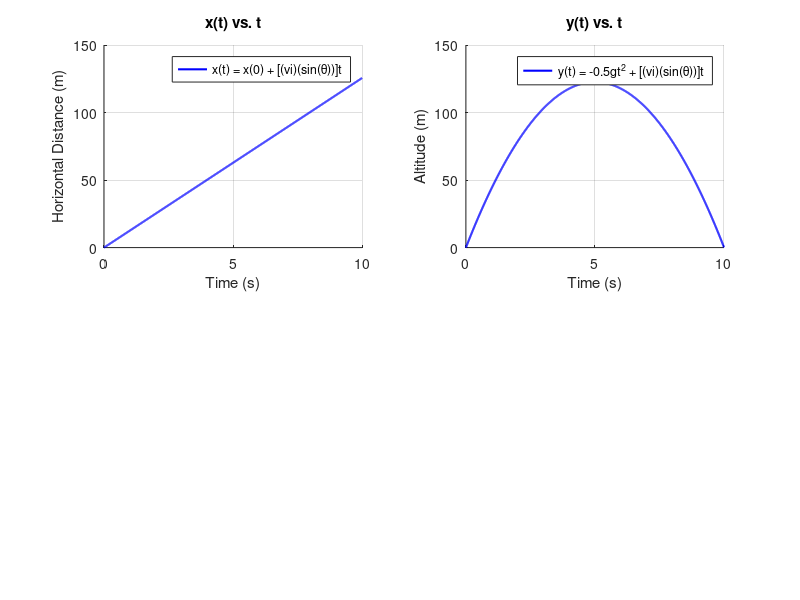

MATLAB code for this plot:
clear;
clc;

FN = "Sean Velasco"
SN = "2019129183"
AT = "Preliminary Exam"

%% Question 6

subplot (2,2,1)
hold on
grid on
% Variables 
t_stamp = 0:0.01:10;
t = 0:0.01:10;
x = 0;
v = 13; % v = 13; looks the as the graph in questionaire
theta = 75;
z = (x + (v*sind(theta))*t);
% Plot
plot(t_stamp, z, 'b', 'LineWidth',1.5)
xlim([0 10])
ylim([0 150])
yticks(0:50:150);
set(gca, 'Xtick', 0:5:10);
% Labels
title("x(t) vs. t")
legend("x(t) = x(0) + [(vi)(sin(θ))]t") 
xlabel('Time (s)')
ylabel('Horizontal Distance (m)')
hold off

subplot (2,2, 2)
hold on
grid on
% Variables 
t_stamp = 0:0.01:10;
t = 0:0.01:10;
x = 0;
y = 0;
v = 50.75;
theta = 75;
g = 9.8;
z = -0.5*g*(t.^2) + (v*sind(theta))*t;
% Plot
plot(t_stamp, z, 'b', 'LineWidth',1.5)
xlim([0 10])
ylim([0 150])
yticks(0:50:150);
set(gca, 'Xtick', 0:5:10);
% Labels
title("y(t) vs. t")
legend("y(t) = -0.5gt^2 + [(vi)(sin(θ))]t") 
xlabel('Time (s)')
ylabel('Altitude (m)')
hold off

